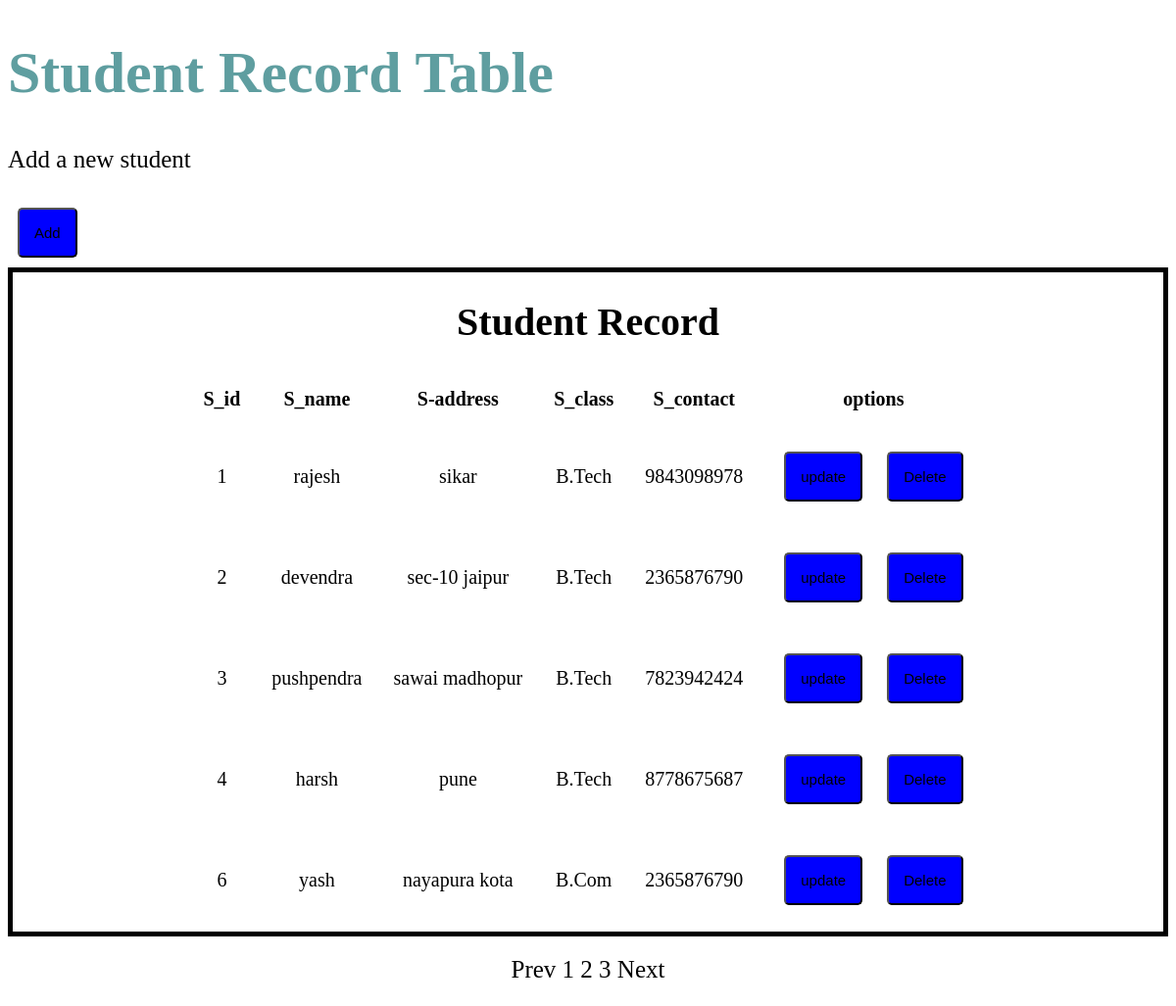
/crud/index.php, run on the app's committed database.
### tables this page shows
CREATE TABLE `student` (
  `s_id` int(10) NOT NULL,
  `s_name` varchar(20) NOT NULL,
  `s_address` varchar(50) NOT NULL,
  `s_class` int(10) NOT NULL,
  `s_contact` varchar(10) NOT NULL
);

CREATE TABLE `student_class` (
  `c_id` int(11) NOT NULL,
  `c_name` varchar(15) NOT NULL
);

### crud/index.php (the view, shortened to what this page needs)
<?php
    include('header.php');
    $sqlconnection =mysqli_connect("localhost","root","","crud") or die("connection failed");
    $sql_for_record ="select * from student join student_class where student.s_class = student_class.c_id ";
    $res =mysqli_query($sqlconnection,$sql_for_record);
    $total_record =mysqli_num_rows($res) ;
    $pages =ceil($total_record/5);
    $start=0;
    $curr=1 ;
    $sql ="select * from student join student_class where student.s_class = student_class.c_id limit $start,5" ;
    $result =mysqli_query($sqlconnection,$sql)  or die("query unsuccessful.");
?>
<!DOCTYPE html>
<html lang="en">
<head>
</head>
<body>
    <?php
    if(mysqli_num_rows($result)>0)
    {
     ?>
    <div class="record">
        <h1>Student Record</h1>
        <table>
            <thead>
                <th>S_id</th>
                <th>S_name</th>
                <th>S-address</th>
                <th>S_class</th>
                <th>S_contact</th>
                <th>options</th>
            </thead>
            <tbody>
                <?php
                while($row =mysqli_fetch_array($result))
                {
            ?>
                <tr>
                    <td>
                        <?php echo $row['s_id']; ?>
                    </td>
                    <td>
                        <?php echo $row['s_name']; ?>
                    </td>
                    <td>
                        <?php echo $row['s_address']; ?>
                    </td>
                    <td>
                        <?php echo $row['c_name']; ?>
                    </td>
                    <td>
                        <?php echo $row['s_contact']; ?>
                    </td>
                    <td>
                       <?php $dummy=$row['s_id'] ?>
                        <button onclick="update( <?php echo $dummy ;?>)">update</button>
                        <button onclick="deletedata(<?php echo $dummy;?>)">Delete</button>
                    </td>
                </tr>
                <?php
                }
                ?>
            </tbody>
        </table>
    </div>
    <?php }
    else{
        echo "<h1 style='text-align:center'>No more records...Go on previous pages..</h1>";
    }
 ?>
    <div class="pagintation">
    <a href="?start=<?php echo $curr-1 ;?>">Prev</a>
    <?php
        for($i = 1; $i<=$pages; $i++)
        { ?>
            <a href ="?start=<?php echo $i;?>"><?php echo $i;?></a>
        <?php
        }
    ?>
    <a href="?start=<?php echo $curr+1;?>">Next</a>
 </div>
</body>
</html>

### crud/header.php (shortened to what this page needs)
<!DOCTYPE html>
<html lang="en">
<head>
</head>
<body>
    <div id="top">
        <div id="headline">
            <h1>Student Record Table</h1>
        </div>
        <div id="menu">
            <p>Add a new student</p>
           <button onclick="adddata()">Add</button>
        </div>
    </div>
</body>

### crud/header.php (style rules this page uses)
#headline { color:cadetblue ; font-size: 30px; }
#menu { font-size:25px ; padding: auto; }
button { cursor: pointer; font-size: 15px; padding: 15px; margin: 10px; background-color: blue; border-radius: 5px; }
a { text-decoration: none; color: white; }

### crud/index.php (style rules this page uses)
a { color:black; }
.record { font-size: 20px; border: 5px solid black; text-align: center; margin-left: auto; margin-right: auto; }
.record table { text-align: center; margin-left: auto; margin-right: auto; }
th,tr,td { padding: 15px; margin:20px; }
td { font-size:20px; }
.pagintation { font-size: 25px; text-align: center; margin: 5px; padding: 15px; }

### data on the page
student: s_id "1", s_name "rajesh", s_address "sikar", student_class.c_name "B.Tech", s_contact "9843098978"
student: s_id "2", s_name "devendra", s_address "sec-10 jaipur", student_class.c_name "B.Tech", s_contact "2365876790"
student: s_id "3", s_name "pushpendra", s_address "sawai madhopur", student_class.c_name "B.Tech", s_contact "7823942424"
student: s_id "4", s_name "harsh", s_address "pune", student_class.c_name "B.Tech", s_contact "8778675687"
student: s_id "6", s_name "yash", s_address "nayapura kota", student_class.c_name "B.Com", s_contact "2365876790"
